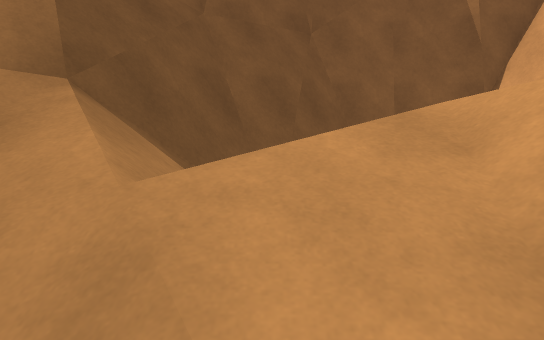
View 1 (above)

18 first-person views from a walk through a scene from a Unity 3-D project. The camera is 1.4 m above the floor, tilts 6° down and sees 70° across. The floor is counted in squares, 1 m on a side. Each view is taken from the middle of a square. On the plan, view 1 faces up. The plan holds only what a view shows up to about 16 squares ahead; the rest is blank. The place goes on beyond the plan. The player is left out. Surface patterns are stand-ins for the level's own textures.

View 2
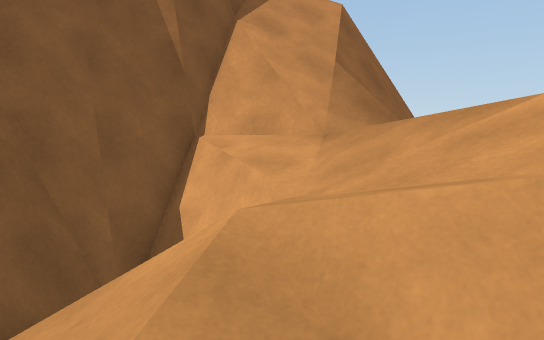

View 3
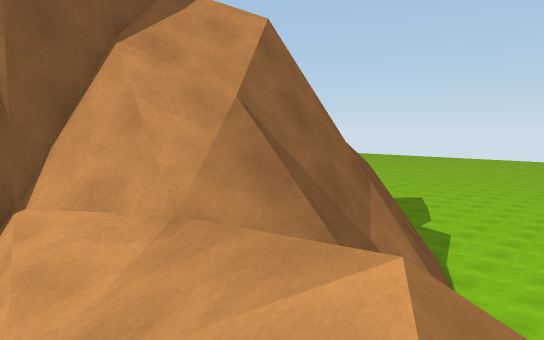

View 4
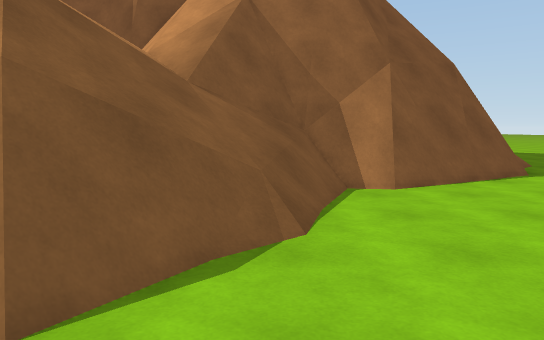

View 5
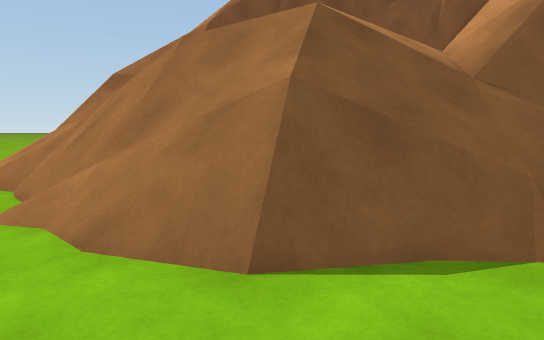

View 6
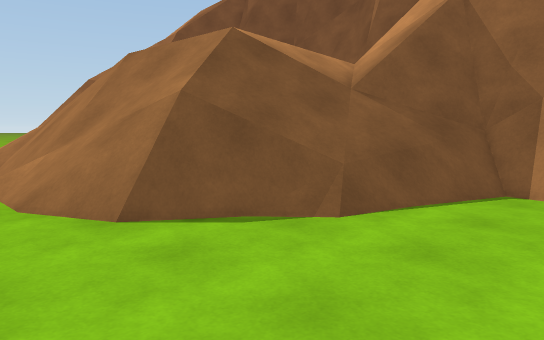

View 7
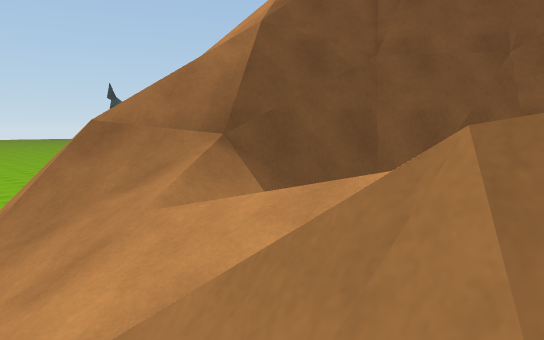

View 8
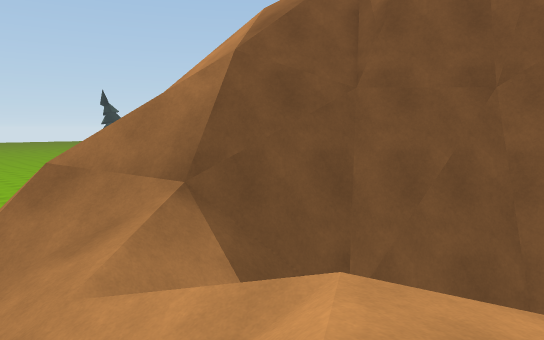

View 9
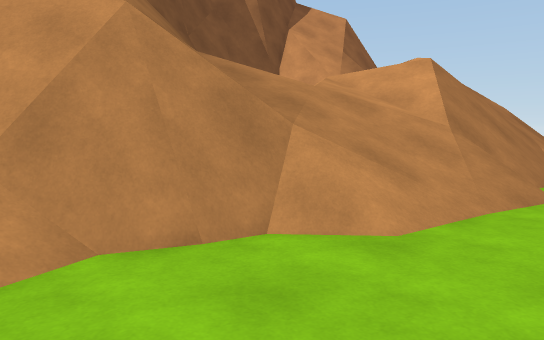

View 10
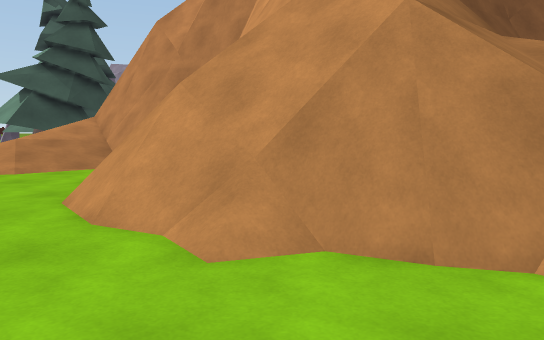

View 11
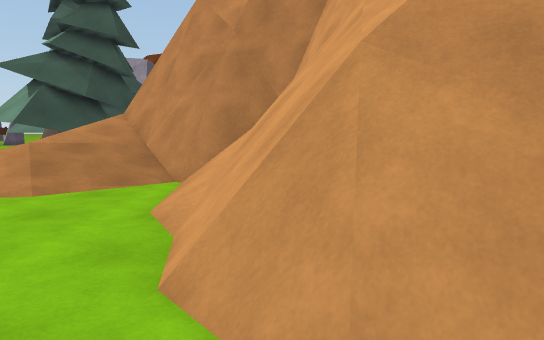

View 12
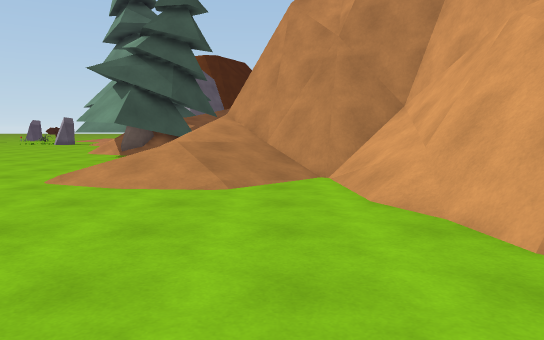

View 13
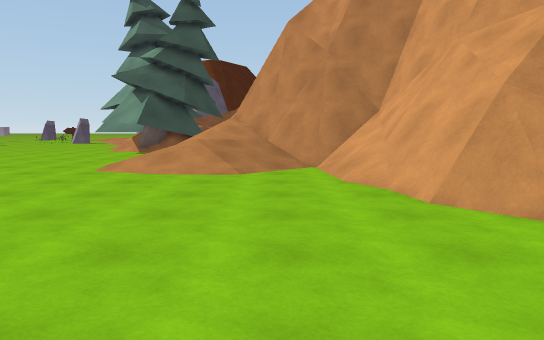

View 14
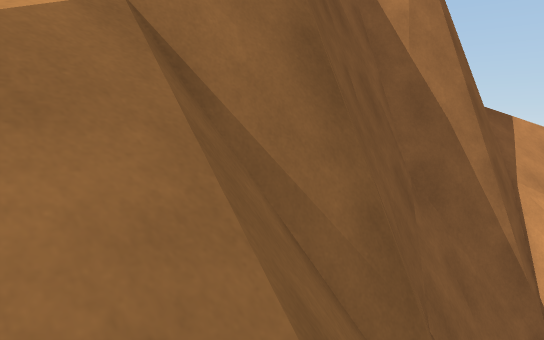

View 15
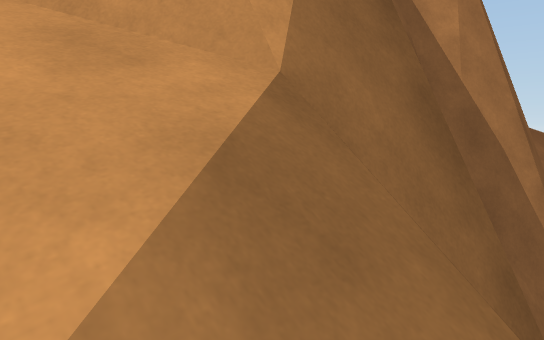

View 16
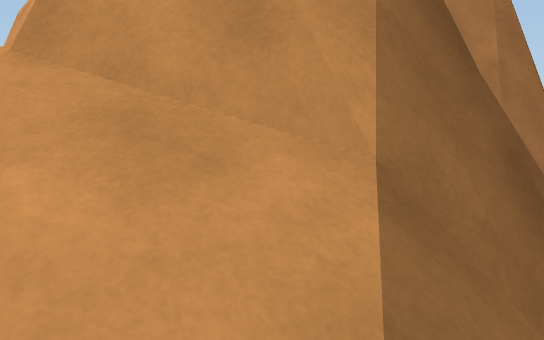

View 17
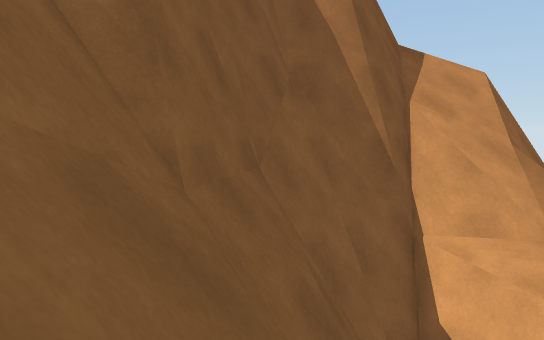

View 18
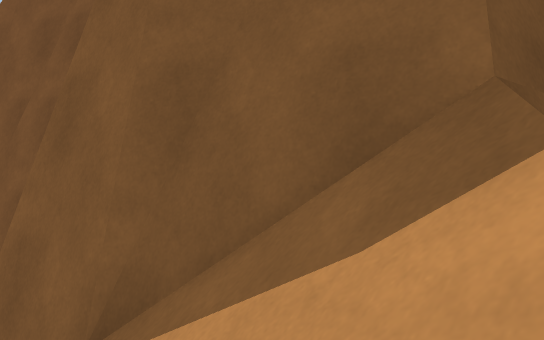

### Floor plan
Key: @ floor where view 1 was taken; # wall or solid block; . main floor; : floor 0.25 m higher than the main floor; + floor 0.75 m higher than the main floor; * floor 1 m higher than the main floor; % floor 3 m higher than the main floor; & floor 3.5 m higher than the main floor; / step, stairs or slope; = window, fence, low wall or low ledge; ^ raised ledge; v drop or lower ground; O other object.
Columns run from 23 left of view 1 to 15 right of it. Each row starts with its distance up from view 1.
 16       =^^  v      =#
 15       /#^  vv     =#     #        #
 14 ..   //=#^   v   //=^  ^##      ^^#
 13 ..   ///=##^^^v  ///^###v    ^^^##/v
 12 ..   ////=###^   ////==v  #^^^#=////v v
 11 ..  +*///====^^v ///vvvv  ##^#v/////v v
 10 ...:/+///./O=^=v ///vvv  ##vv==////vv==
  9 ...//::/..//##== ///vv^^##=vv/=///vv^^=
  8 ..........//#v#=v//vv=^##= # /////v^^==
  7 ........../=#v//= //v##=   = ////v##//#
  6  ..........=#v/// //==/     /////==O//=
  5   .........=#////////// ///%//////////.
  4   .........==////////// //%%////////...
  3    .........//////////////&/////////...
  2     ........////vv/////////////////....
  1     ..........//=##=////////////#=/....
  0      ...........#==////@////////==....
 -1       .....  .....//////////////=.....
 -2       .....  ........///////////......
 -3                 .......    ..........
 -4         .     ..                  ..  .

Where each view was taken, in squares from view 1:
view 1: 0 up, 0 right, facing up
view 2: 2 up, 0 right, facing up-right
view 3: 2 up, 4 right, facing up-right
view 4: 4 down, 11 right, facing up
view 5: 4 down, 12 right, facing up-left
view 6: 4 down, 15 right, facing up-left
view 7: 0 up, 4 right, facing up-left
view 8: 1 up, 4 right, facing up-left
view 9: 4 down, 9 left, facing up-right
view 10: 4 down, 8 left, facing up
view 11: 0 up, 11 left, facing up
view 12: 1 down, 15 left, facing up
view 13: 4 down, 15 left, facing up
view 14: 9 up, 5 left, facing up-right
view 15: 10 up, 6 left, facing up-right
view 16: 11 up, 6 left, facing up-right
view 17: 6 up, 4 left, facing up-right
view 18: 11 up, 12 right, facing up-left
